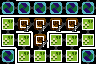

A level layout from a 2D game, rendered from its tile map. Below: a short description, then the map file with its tile-grid data intact:
An orthogonal 6x4 tile map with 16x16 px tiles, 4 tile layers (Maze Shape, Room Properties, Minimap, Restrictions).

<map version="1.10" tiledversion="1.11.0" orientation="orthogonal" renderorder="right-down" width="6" height="4" tilewidth="16" tileheight="16" infinite="0" nextlayerid="5" nextobjectid="1">
 <properties>
  <property name="has_warp_zone" type="bool" value="true" />
 </properties>
 <tileset firstgid="1" source="../LayoutTiles.tsx" />
 <layer id="1" name="Maze Shape" width="6" height="4">
  <data encoding="csv">
49,19,19,19,19,49,
35,19,33,19,19,36,
51,36,34,35,33,52,
36,51,49,49,52,35
</data>
 </layer>
 <layer id="2" name="Room Properties" width="6" height="4">
  <data encoding="csv">
22,22,22,22,22,22,
21,37,37,37,37,21,
21,21,37,21,21,21,
22,21,21,21,21,22
</data>
 </layer>
 <layer id="4" name="Minimap" width="6" height="4">
  <data encoding="csv">
0,0,0,0,0,0,
14,13,13,13,13,14,
14,14,13,14,14,14,
0,14,14,14,14,0
</data>
 </layer>
 <layer id="3" name="Restrictions" width="6" height="4">
  <data encoding="csv">
0,0,0,0,0,0,
0,16,16,16,16,0,
0,0,16,0,0,0,
0,0,0,0,0,0
</data>
 </layer>
</map>
